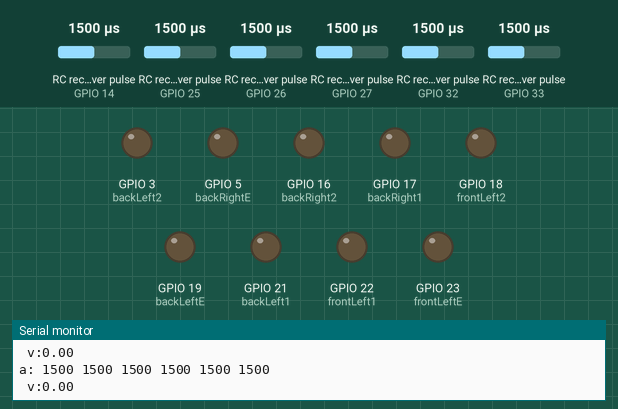
Bench run of a sketch on a simulated ESP32. On the bench: output pins drawn as LEDs (lit = HIGH), the last lines printed to the serial monitor. Wiring (inferred from the names in the program): 6 × RC receiver channel: data GPIO 14 / data GPIO 25 / data GPIO 26 / data GPIO 27 / data GPIO 33 / data GPIO 32. Inputs (shaded band) come from the test bench; at power-on: RC receiver pulse (sensors on GPIO 26, GPIO 25, GPIO 14, GPIO 27, GPIO 32, GPIO 33) 1500 µs. Pins used as bus, display or sensor lines are not drawn.

Above: at 1.2 s.
1.3 s: RC receiver pulse (sensor on GPIO 26) set to 1020 µs
At 1.7 s:
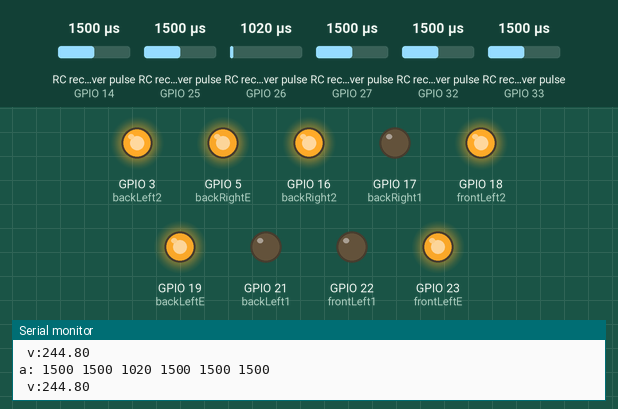
2.8 s: RC receiver pulse (sensor on GPIO 25) set to 1309 µs
4.3 s: RC receiver pulse (sensor on GPIO 25) set to 1289 µs
At 5.4 s:
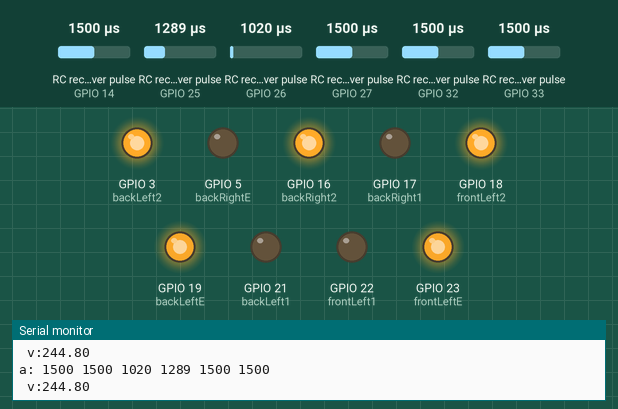
5.8 s: RC receiver pulse (sensor on GPIO 26) set to 1250 µs
At 6.3 s:
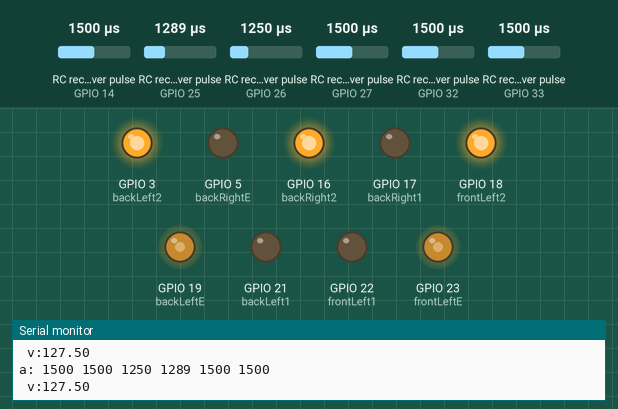
7.3 s: RC receiver pulse (sensor on GPIO 25) set to 1500 µs
At 7.7 s:
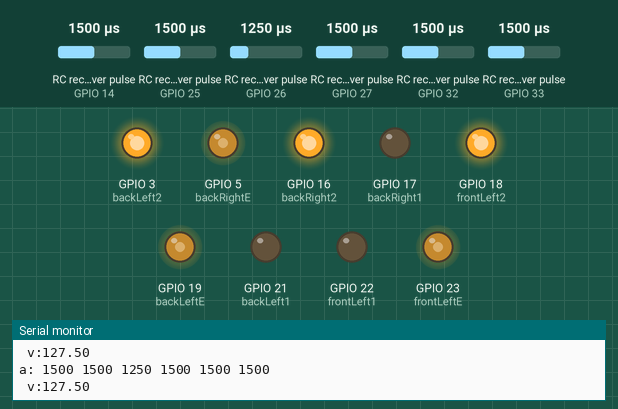
8.8 s: RC receiver pulse (sensor on GPIO 26) set to 1750 µs
At 9.8 s:
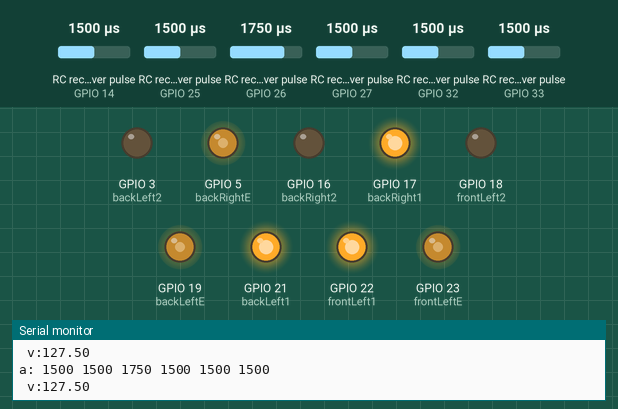
Timing chart, 0 to 11.3 s (numbered marks = the images above; inputs shaded):
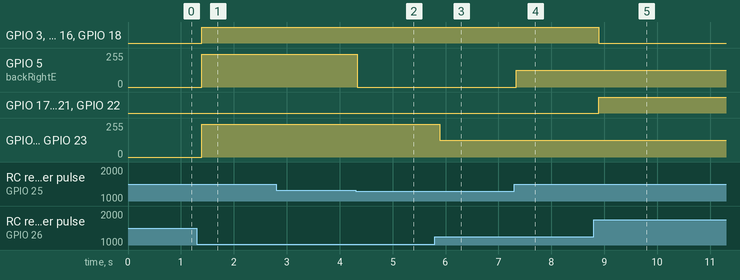

The sketch:

radioController.ino
```cpp
#include <analogWrite.h>


int channel1 = 14;
int channel2 = 27;
int channel3 = 26;
int channel4 = 25;
int channel5 = 33;
int channel6 = 32;

int frontLeftE = 23;
int frontLeft1 = 22;
int frontLeft2 = 18;

int backLeftE = 19;
int backLeft1 = 21;
int backLeft2 = 3;

int backRightE = 5;
int backRight1 = 17;
int backRight2 = 16;

int frontRightE = 2;
int frontRight1 = 0;
int frontRight2 = 4;


void setup()
{
    Serial.begin(115200);

  // put your setup code here, to run once:
  pinMode(channel1, INPUT);
  pinMode(channel2, INPUT);
  pinMode(channel3, INPUT);
  pinMode(channel4, INPUT);
  pinMode(channel5, INPUT);
  pinMode(channel6, INPUT);

  pinMode( frontRightE, OUTPUT);
  pinMode( frontRight1, OUTPUT);
  pinMode( frontRight2, OUTPUT);

  pinMode( backRightE, OUTPUT);
  pinMode( backRight1, OUTPUT);
  pinMode( backRight2, OUTPUT);

  pinMode( frontLeftE, OUTPUT);
  pinMode( frontLeft1, OUTPUT);
  pinMode( frontLeft2, OUTPUT);

  pinMode( backLeftE, OUTPUT);
  pinMode( backLeft1, OUTPUT);
  pinMode( backLeft2, OUTPUT);
}

void loop()
{

  int c1 = pulseIn(channel1, HIGH); //Right console. left-right 1000-2000
  int c2 = pulseIn(channel2, HIGH); //Right console. up-down 1000-2000
  int c3 = pulseIn(channel3, HIGH); //Left console. up-down 1000-2000
  int c4 = pulseIn(channel4, HIGH); //Left console. left-rught 1000-2000
  int c5 = pulseIn(channel5, HIGH); //Left dial button. 1000-2000
  int c6 = pulseIn(channel6, HIGH); //Right dial button. 1000-2000

  Serial.print("a: ");

  Serial.print(c1);
  Serial.print(" ");
  Serial.print(c2);
  Serial.print(" ");
  Serial.print(c3);
  Serial.print(" ");
  Serial.print(c4);
  Serial.print(" ");
  Serial.print(c5);
  Serial.print(" ");
  Serial.print(c6);
  Serial.println(" ");

  float v = fabs((c3 - 1500) / 500.0 * 255);

  Serial.print(" v:");
  Serial.print(v);


  //moving forward
  if (c3 > 1600)
  {
    digitalWrite(frontLeft1, HIGH);
    digitalWrite(frontLeft1, HIGH);
    digitalWrite(frontRight1, HIGH);
    digitalWrite(backLeft1, HIGH);
    digitalWrite(backRight1, HIGH);

    digitalWrite(frontLeft2, LOW);
    digitalWrite(frontLeft2, LOW);
    digitalWrite(frontRight2, LOW);
    digitalWrite(backLeft2, LOW);
    digitalWrite(backRight2, LOW);
  }
  else
  if (c3 < 1400)
  {
    digitalWrite(frontLeft1, LOW);
    digitalWrite(frontRight1, LOW);
    digitalWrite(backLeft1, LOW);
    digitalWrite(backRight1, LOW);

    digitalWrite(frontLeft2, HIGH);
    digitalWrite(frontRight2, HIGH);
    digitalWrite(backLeft2, HIGH);
    digitalWrite(backRight2, HIGH);
  }
  else
  {
    digitalWrite(frontLeft1, LOW);
    digitalWrite(frontRight1, LOW);
    digitalWrite(backLeft1, LOW);
    digitalWrite(backRight1, LOW);

    digitalWrite(frontLeft2, LOW);
    digitalWrite(frontRight2, LOW);
    digitalWrite(backLeft2, LOW);
    digitalWrite(backRight2, LOW);
  }

  if (c4 < 1300)
  {
    analogWrite(frontLeftE, v);
    analogWrite(backLeftE, v);
    analogWrite(frontRightE, 0);
    analogWrite(backRightE, 0);
  }
  else
  if (c4 > 1700)
  {
    analogWrite(frontLeftE, 0);
    analogWrite(backLeftE, 0);
    analogWrite(frontRightE, v);
    analogWrite(backRightE, v);
  }
  else
  {
    analogWrite(frontLeftE,  v);
    analogWrite(backLeftE,   v);
    analogWrite(frontRightE, v);
    analogWrite(backRightE,  v);
  }


  Serial.println(" ");
}
```

Measured:
- the behaviour switches between 1300 and 1299 µs on RC receiver pulse (sensor on GPIO 25) (found by bisection; images 1 and 2)
- after the input at 1.3 s, GPIO 3 (backLeft2), GPIO 16 (backRight2), GPIO 18 (frontLeft2): LOW → HIGH after 0.09 s; GPIO 5 (backRightE), GPIO 19 (backLeftE), GPIO 23 (frontLeftE): 0/255 → 244/255 after 0.09 s
- after the input at 4.3 s, GPIO 5 (backRightE): 244/255 → 0/255 at once
- after the input at 5.8 s, GPIO 19 (backLeftE), GPIO 23 (frontLeftE): 244/255 → 127/255 after 0.09 s
- after the input at 7.3 s, GPIO 5 (backRightE): 0/255 → 127/255 at once
- after the input at 8.8 s, GPIO 3 (backLeft2), GPIO 16 (backRight2), GPIO 18 (frontLeft2): HIGH → LOW after 0.09 s; GPIO 17 (backRight1), GPIO 21 (backLeft1), GPIO 22 (frontLeft1): LOW → HIGH after 0.09 s
